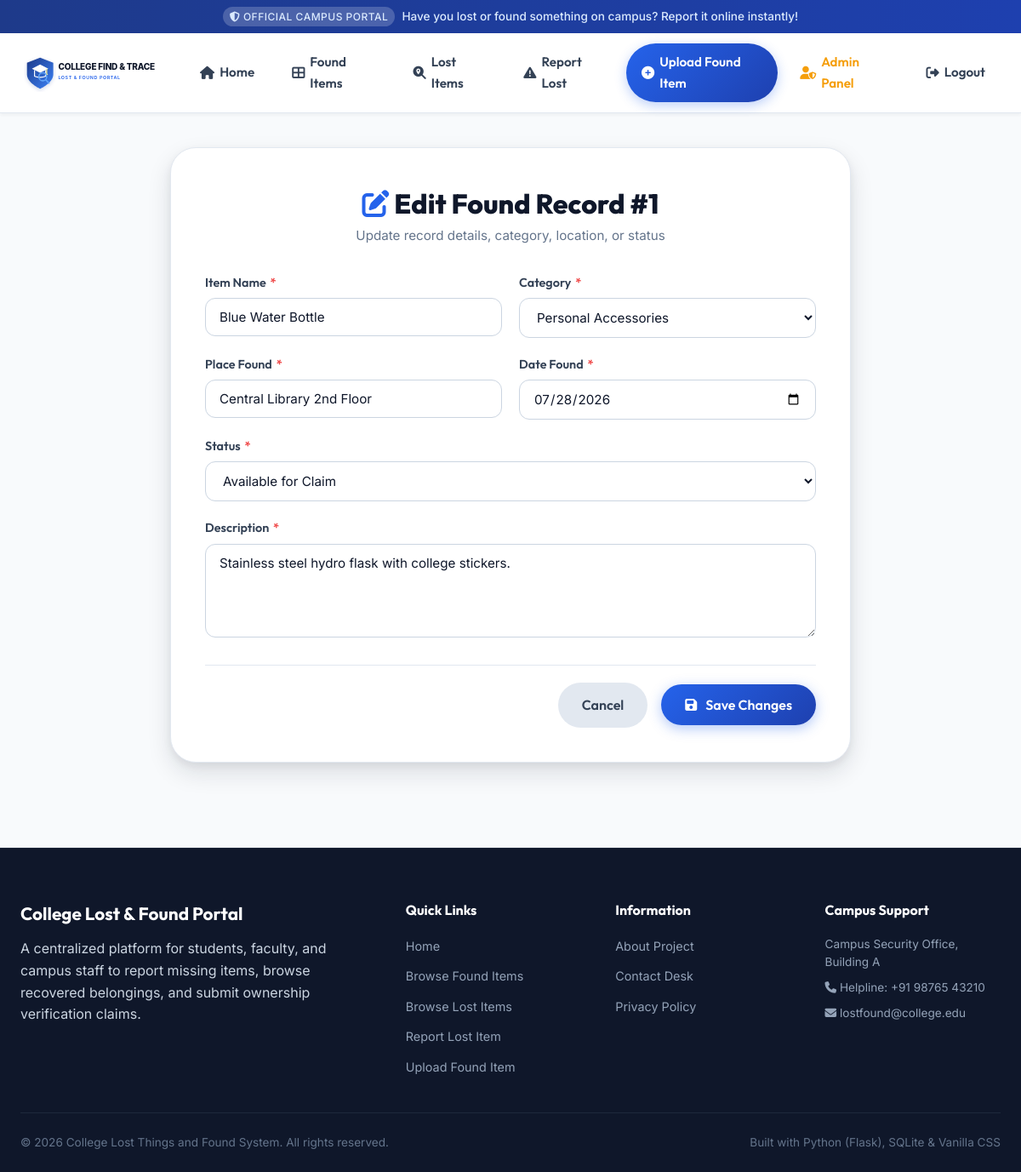
Page /admin/item/edit/found/1 (signed in) on the committed database.
### tables this page shows
CREATE TABLE Found_Items (
    id INTEGER PRIMARY KEY AUTOINCREMENT,
    finder_name TEXT NOT NULL,
    department TEXT NOT NULL,
    mobile TEXT NOT NULL,
    item_name TEXT NOT NULL,
    category TEXT NOT NULL,
    description TEXT NOT NULL,
    place_found TEXT NOT NULL,
    date_found DATE NOT NULL,
    image_path TEXT,
    status TEXT DEFAULT 'Available', -- 'Available', 'Claimed', 'Under Review'
    created_at TIMESTAMP DEFAULT CURRENT_TIMESTAMP
);

### routes/admin_routes.py (the view, shortened to what this page needs)
@admin_bp.route('/item/edit/<item_type>/<int:item_id>', methods=['GET', 'POST'])
@admin_required
def edit_item(item_type, item_id):
    if item_type == 'lost':
        item = get_lost_item_by_id(item_id)
        if not item:
            flash('Lost record not found.', 'error')
            return redirect(url_for('admin.view_lost'))
        if request.method == 'POST':
            item_name = request.form.get('item_name', '').strip()
            category = request.form.get('category', '').strip()
            description = request.form.get('description', '').strip()
            location_lost = request.form.get('location_lost', '').strip()
            date_lost = request.form.get('date_lost', '').strip()
            status = request.form.get('status', 'Active').strip()
            update_lost_item(item_id, item_name, category, description, location_lost, date_lost, status)
            flash(f'Lost Item #{item_id} updated successfully.', 'success')
            return redirect(url_for('admin.view_lost'))
        return render_template('admin/item_edit.html', item=item, item_type='lost')
    elif item_type == 'found':
        item = get_found_item_by_id(item_id)
        if not item:
            flash('Found item record not found.', 'error')
            return redirect(url_for('admin.view_found'))
        return render_template('admin/item_edit.html', item=item, item_type='found')
    flash('Invalid item type specified.', 'error')
    return redirect(url_for('admin.dashboard'))

### models/db_helper.py (called while the page is built)
def get_db_path(app=None):
    if app and app.config.get("DATABASE"):
        return app.config["DATABASE"]
    base_dir = os.path.dirname(os.path.dirname(os.path.abspath(__file__)))
    return os.path.join(base_dir, DB_NAME)

def get_db_connection(db_path=None):
    if db_path is None:
        db_path = get_db_path()
    conn = sqlite3.connect(db_path)
    conn.row_factory = sqlite3.Row
    return conn

def get_found_item_by_id(item_id):
    conn = get_db_connection()
    cursor = conn.cursor()
    cursor.execute("SELECT * FROM Found_Items WHERE id = ?", (item_id,))
    item = cursor.fetchone()
    conn.close()
    return item

### routes/admin_routes.py (called while the page is built)
def admin_required(f):
    @wraps(f)
    def decorated_function(*args, **kwargs):
        if not session.get('admin_logged_in'):
            flash('Please log in as Administrator to access this page.', 'error')
            return redirect(url_for('admin.login'))
        return f(*args, **kwargs)
    return decorated_function

### templates/admin/item_edit.html (shortened to what this page needs)
{% extends "base.html" %}
{% block content %}
<div class="container">
  <div class="form-card">
    <div class="form-header">
      <h2><i class="fas fa-edit" style="color:var(--primary-600);"></i> Edit {{ item_type|title }} Record #{{ item.id }}</h2>
      <p>Update record details, category, location, or status</p>
    </div>
    <form action="{{ url_for('admin.edit_item', item_type=item_type, item_id=item.id) }}" method="POST">
      <div class="form-grid">
        <div class="form-group">
          <label class="form-label" for="item_name">Item Name <span class="required">*</span></label>
          <input type="text" id="item_name" name="item_name" class="form-control" value="{{ item.item_name }}" required>
        </div>
        <div class="form-group">
          <label class="form-label" for="category">Category <span class="required">*</span></label>
          <select id="category" name="category" class="form-control" required>
            <option value="Personal Accessories" {% if item.category == 'Personal Accessories' %}selected{% endif %}>Personal Accessories</option>
          </select>
        </div>
        {% if item_type == 'lost' %}
          <div class="form-group">
            <label class="form-label" for="location_lost">Location Lost <span class="required">*</span></label>
            <input type="text" id="location_lost" name="location_lost" class="form-control" value="{{ item.location_lost }}" required>
          </div>
          <div class="form-group">
            <label class="form-label" for="date_lost">Date Lost <span class="required">*</span></label>
            <input type="date" id="date_lost" name="date_lost" class="form-control" value="{{ item.date_lost }}" required>
          </div>
          <div class="form-group full-width">
            <label class="form-label" for="status">Status <span class="required">*</span></label>
            <select id="status" name="status" class="form-control" required>
              <option value="Active" {% if item.status == 'Active' %}selected{% endif %}>Active (Searching)</option>
              <option value="Resolved" {% if item.status == 'Resolved' %}selected{% endif %}>Resolved (Found/Closed)</option>
            </select>
          </div>
        {% else %}
          <div class="form-group">
            <label class="form-label" for="place_found">Place Found <span class="required">*</span></label>
            <input type="text" id="place_found" name="place_found" class="form-control" value="{{ item.place_found }}" required>
          </div>
          <div class="form-group">
            <label class="form-label" for="date_found">Date Found <span class="required">*</span></label>
            <input type="date" id="date_found" name="date_found" class="form-control" value="{{ item.date_found }}" required>
          </div>
          <div class="form-group full-width">
            <label class="form-label" for="status">Status <span class="required">*</span></label>
            <select id="status" name="status" class="form-control" required>
              <option value="Available" {% if item.status == 'Available' %}selected{% endif %}>Available for Claim</option>
            </select>
          </div>
        {% endif %}
        <div class="form-group full-width">
          <label class="form-label" for="description">Description <span class="required">*</span></label>
          <textarea id="description" name="description" class="form-control" required>{{ item.description }}</textarea>
        </div>
      </div>
      <div class="form-actions">
        <a href="javascript:history.back()" class="btn btn-reset">Cancel</a>
        <button type="submit" class="btn btn-primary"><i class="fas fa-save"></i> Save Changes</button>
      </div>
    </form>
  </div>
</div>
{% endblock %}

### static/css/style.css (style rules this page uses)
:root { --primary-900: #1e3a8a; --primary-800: #1e40af; --primary-700: #1d4ed8; --primary-600: #2563eb; --primary-500: #3b82f6; --primary-400: #60a5fa; --primary-100: #dbeafe; --primary-50: #eff6ff; --accent-amber: #f59e0b; --accent-emerald: #10b981; --accent-rose: #ef4444; --accent-purple: #8b5cf6; --neutral-900: #0f172a; --neutral-800: #1e293b; --neutral-700: #334155; --neutral-600: #475569; --neutral-500: #64748b; --neutral-400: #94a3b8; --neutral-300: #cbd5e1; --neutral-200: #e2e8f0; --neutral-100: #f1f5f9; --neutral-50: #f8fafc; --white: #ffffff; --font-body: 'Inter', -apple-system, BlinkMacSystemFont, 'Segoe UI', Roboto, sans-serif; --font-heading: 'Outfit', 'Inter', sans-serif; --shadow-sm: 0 2px 4px rgba(15, 23, 42, 0.05); --shadow-md: 0 4px 12px rgba(15, 23, 42, 0.08), 0 2px 4px rgba(15, 23, 42, 0.04); --shadow-lg: 0 12px 28px rgba(15, 23, 42, 0.12), 0 4px 10px rgba(15, 23, 42, 0.06); --shadow-xl: 0 20px 40px rgba(30, 58, 138, 0.18); --shadow-glow: 0 0 25px rgba(59, 130, 246, 0.35); --radius-sm: 8px; --radius-md: 12px; --radius-lg: 20px; --radius-xl: 30px; --radius-full: 9999px; --transition-fast: all 0.2s cubic-bezier(0.4, 0, 0.2, 1); --transition-normal: all 0.3s cubic-bezier(0.4, 0, 0.2, 1); --transition-bounce: all 0.4s cubic-bezier(0.34, 1.56, 0.64, 1); }
*, *::before, *::after { box-sizing: border-box; margin: 0; padding: 0; }
html { scroll-behavior: smooth; font-size: 16px; }
body { font-family: var(--font-body); background-color: var(--neutral-50); color: var(--neutral-800); line-height: 1.6; min-height: 100vh; display: flex; flex-direction: column; overflow-x: hidden; }
a { color: var(--primary-600); text-decoration: none; transition: var(--transition-fast); }
.container { max-width: 1280px; margin: 0 auto; padding: 40px 24px; }
.btn { display: inline-flex; align-items: center; justify-content: center; gap: 10px; font-family: var(--font-heading); font-weight: 600; font-size: 1rem; padding: 14px 28px; border-radius: var(--radius-full); border: none; cursor: pointer; transition: var(--transition-bounce); text-decoration: none; }
.btn-primary { background: linear-gradient(135deg, var(--primary-600), var(--primary-800)); color: var(--white); box-shadow: 0 4px 15px rgba(37, 99, 235, 0.35); }
.btn-reset { background: var(--neutral-200); color: var(--neutral-700); }
.form-card { background: var(--white); border-radius: var(--radius-xl); padding: 40px; box-shadow: var(--shadow-lg); border: 1px solid var(--neutral-200); max-width: 800px; margin: 0 auto; }
.form-header { margin-bottom: 32px; text-align: center; }
.form-header h2 { font-family: var(--font-heading); font-size: 2rem; font-weight: 800; color: var(--neutral-900); }
.form-header p { color: var(--neutral-500); font-size: 0.95rem; }
.form-grid { display: grid; grid-template-columns: 1fr 1fr; gap: 20px; }
.form-group { display: flex; flex-direction: column; gap: 6px; }
.form-group.full-width { grid-column: span 2; }
.form-label { font-family: var(--font-heading); font-weight: 600; font-size: 0.9rem; color: var(--neutral-700); }
.form-label span.required { color: var(--accent-rose); margin-left: 2px; }
.form-control { font-family: var(--font-body); font-size: 0.95rem; padding: 12px 16px; border-radius: var(--radius-md); border: 1.5px solid var(--neutral-300); background-color: var(--white); color: var(--neutral-900); transition: var(--transition-fast); }
textarea.form-control { min-height: 110px; resize: vertical; }
.form-actions { display: flex; align-items: center; justify-content: flex-end; gap: 16px; margin-top: 32px; padding-top: 20px; border-top: 1px solid var(--neutral-200); }

### rows in the picture
Found_Items: id "1", item_name "Blue Water Bottle", category "Personal Accessories", place_found "Central Library 2nd Floor", date_found "07/28/2026", status "Available for Claim", description "Stainless steel hydro flask with college stickers."

### other values in the picture
{{ item_type|title }} "Found"
